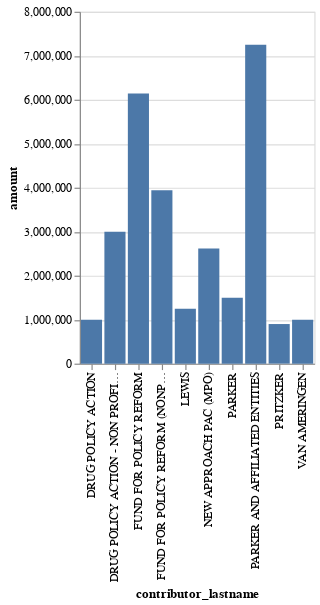

Notebook code cell kept with this figure:
### Code cell
alt.Chart(top_supporters).mark_bar().encode(
    x="contributor_lastname",
    y="amount"
)

### Figure 1 — Vega-Lite specification as saved in the notebook (floating-point values rounded to 4 significant figures)
{"config": {"view": {"continuousWidth": 400, "continuousHeight": 300}}, "data": {"name": "data-7acb1e71fb1e46ff19e144714fed6ff7"}, "mark": "bar", "encoding": {"x": {"type": "nominal", "field": "contributor_lastname"}, "y": {"type": "quantitative", "field": "amount"}}, "$schema": "https://vega.github.io/schema/vega-lite/v4.8.1.json", "datasets": {"data-7acb1e71fb1e46ff19e144714fed6ff7": [{"contributor_firstname": "SEAN", "contributor_lastname": "PARKER AND AFFILIATED ENTITIES", "amount": 7250000.0}, {"contributor_firstname": "", "contributor_lastname": "FUND FOR POLICY REFORM", "amount": 6140000.0}, {"contributor_firstname": "", "contributor_lastname": "FUND FOR POLICY REFORM (NONPROFIT 501 (C)(4))", "amount": 3940000.0}, {"contributor_firstname": "", "contributor_lastname": "DRUG POLICY ACTION - NON PROFIT 501C4, YES ON PROP. 64", "amount": 3000000.0}, {"contributor_firstname": "", "contributor_lastname": "NEW APPROACH PAC (MPO)", "amount": 2615000.0}, {"contributor_firstname": "SEAN", "contributor_lastname": "PARKER", "amount": 1500000.0}, {"contributor_firstname": "DANIEL", "contributor_lastname": "LEWIS", "amount": 1250000.0}, {"contributor_firstname": "HENRY", "contributor_lastname": "VAN AMERINGEN", "amount": 1000000.0}, {"contributor_firstname": "", "contributor_lastname": "DRUG POLICY ACTION", "amount": 1000000.0}, {"contributor_firstname": "NICHOLAS", "contributor_lastname": "PRITZKER", "amount": 900000.0}]}}
